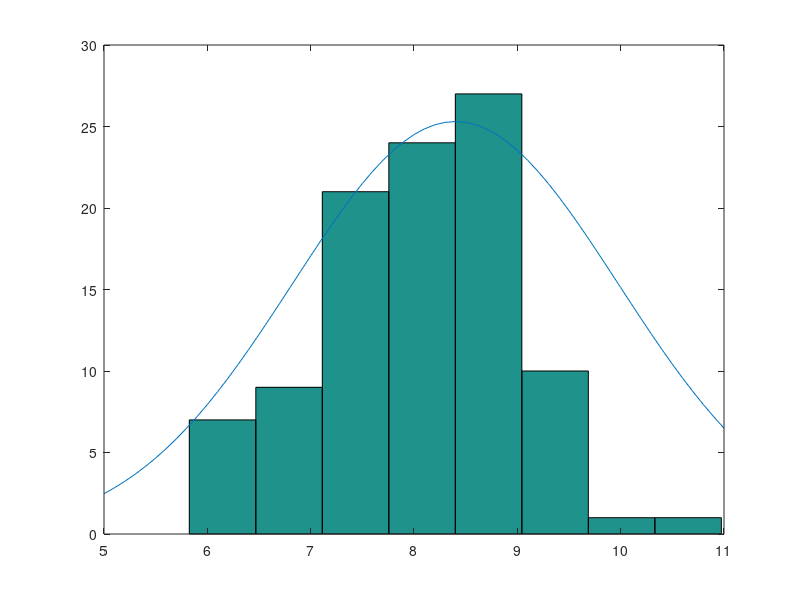

The MATLAB script that drew this image:
variant = 16;

%% Read data from file
file = fopen('var16.txt');
data = fscanf(file, '%f');
fclose(file);
X = sort(data);

%% Calculation Work 1

N = length(X);
R = X(N) - X(1);

n = round(log2(N) + 1);
h = R/n;

% Intervals
I_i = [(X(1):h:(X(N) - h))', (X(1) + h:h:X(N))'];
N_i = zeros(0, n);

el = 1;
for i = 1:n
    num = 0;
    for j = el:N
        if ((X(j) > I_i(i, 2)) && i < n)
            break;
        end
        num = num + 1;
    end
    N_i(i) = num;
    el = el + num;
end

avgX = (I_i(:, 1) + I_i(:, 2)) / 2;
p = N_i/N;
F = zeros(0, n);
for i = 1:n
    F(i) = sum(p(1:i));
end

mu = sum(avgX)/n;
s = 1/(n-1) * norm(avgX - mu)^2;
sigma = sqrt(s);

hist(X, n);
hold on;
y = 5:0.1:11;
nm = normpdf(y, mu, sigma)*100;
plot(y, nm);

%% Calculation work 2

r = 2;
m = n - r - 1;
alpha = 0.05;

p_norm = normcdf(I_i(:,2), mu, sigma) - normcdf(I_i(:,1), mu, sigma);
xi_ex = 0;
for i = 1:n
    xi_ex = xi_ex + (N_i(i) - N*p_norm(i))^(2) / (N*p_norm(i));
end

xi = 11.07;

tn = 2.365;     %% From table
mu_d = sigma*tn/sqrt(n);

xi_sigma = 16.01;
sigma_d = n*s^2/xi_sigma^2;

